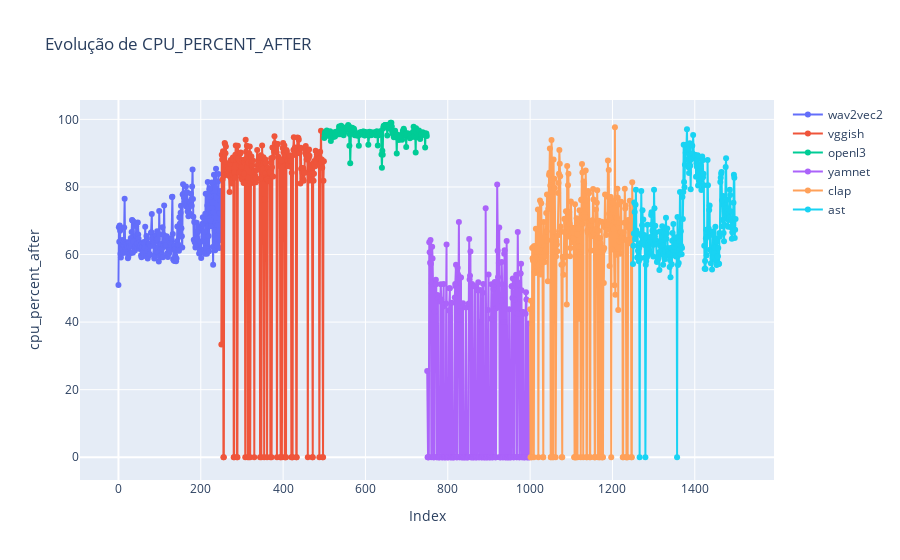
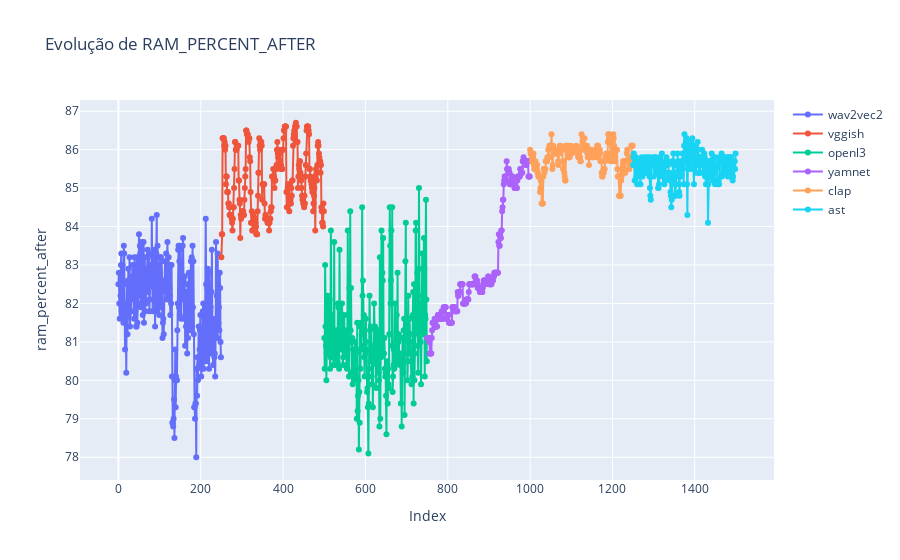

Notebook source saved alongside these figures, in order:
### Markdown cell above
### 7º EXPLICAR EVOLUÇÃO DOS RECURSOS

### Code cell
# 📈 Evolução dos recursos (CPU, RAM)
recursos = ['cpu_percent_after', 'ram_percent_after']
for recurso in recursos:
    fig = go.Figure()
    for modelo in df['modelo'].unique():
        subset = df[df['modelo'] == modelo]
        fig.add_trace(go.Scatter(x=subset.index, y=subset[recurso], mode='lines+markers', name=modelo))
    fig.update_layout(title=f'Evolução de {recurso.upper()}', xaxis_title='Index', yaxis_title=recurso)
    fig.show()

### Figure 1 — Plotly figure (JSON) as saved in the notebook; plotly's stock layout.template omitted (floating-point values rounded to 4 significant figures; data arrays with more than 128 entries replaced by an {"elided": "..."} marker saying what was removed)
{"data": [{"mode": "lines+markers", "name": "wav2vec2", "type": "scatter", "x": {"elided": "250 int values"}, "y": {"elided": "250 float values"}}, {"mode": "lines+markers", "name": "vggish", "type": "scatter", "x": {"elided": "250 int values"}, "y": {"elided": "250 float values"}}, {"mode": "lines+markers", "name": "openl3", "type": "scatter", "x": {"elided": "250 int values"}, "y": {"elided": "250 float values"}}, {"mode": "lines+markers", "name": "yamnet", "type": "scatter", "x": {"elided": "250 int values"}, "y": {"elided": "250 float values"}}, {"mode": "lines+markers", "name": "clap", "type": "scatter", "x": {"elided": "250 int values"}, "y": {"elided": "250 float values"}}, {"mode": "lines+markers", "name": "ast", "type": "scatter", "x": {"elided": "250 int values"}, "y": {"elided": "250 float values"}}], "layout": {"title": {"text": "Evolução de CPU_PERCENT_AFTER"}, "xaxis": {"title": {"text": "Index"}}, "yaxis": {"title": {"text": "cpu_percent_after"}}}}

### Figure 2 — Plotly figure (JSON) as saved in the notebook; plotly's stock layout.template omitted (floating-point values rounded to 4 significant figures; data arrays with more than 128 entries replaced by an {"elided": "..."} marker saying what was removed)
{"data": [{"mode": "lines+markers", "name": "wav2vec2", "type": "scatter", "x": {"elided": "250 int values"}, "y": {"elided": "250 float values"}}, {"mode": "lines+markers", "name": "vggish", "type": "scatter", "x": {"elided": "250 int values"}, "y": {"elided": "250 float values"}}, {"mode": "lines+markers", "name": "openl3", "type": "scatter", "x": {"elided": "250 int values"}, "y": {"elided": "250 float values"}}, {"mode": "lines+markers", "name": "yamnet", "type": "scatter", "x": {"elided": "250 int values"}, "y": {"elided": "250 float values"}}, {"mode": "lines+markers", "name": "clap", "type": "scatter", "x": {"elided": "250 int values"}, "y": {"elided": "250 float values"}}, {"mode": "lines+markers", "name": "ast", "type": "scatter", "x": {"elided": "250 int values"}, "y": {"elided": "250 float values"}}], "layout": {"title": {"text": "Evolução de RAM_PERCENT_AFTER"}, "xaxis": {"title": {"text": "Index"}}, "yaxis": {"title": {"text": "ram_percent_after"}}}}
